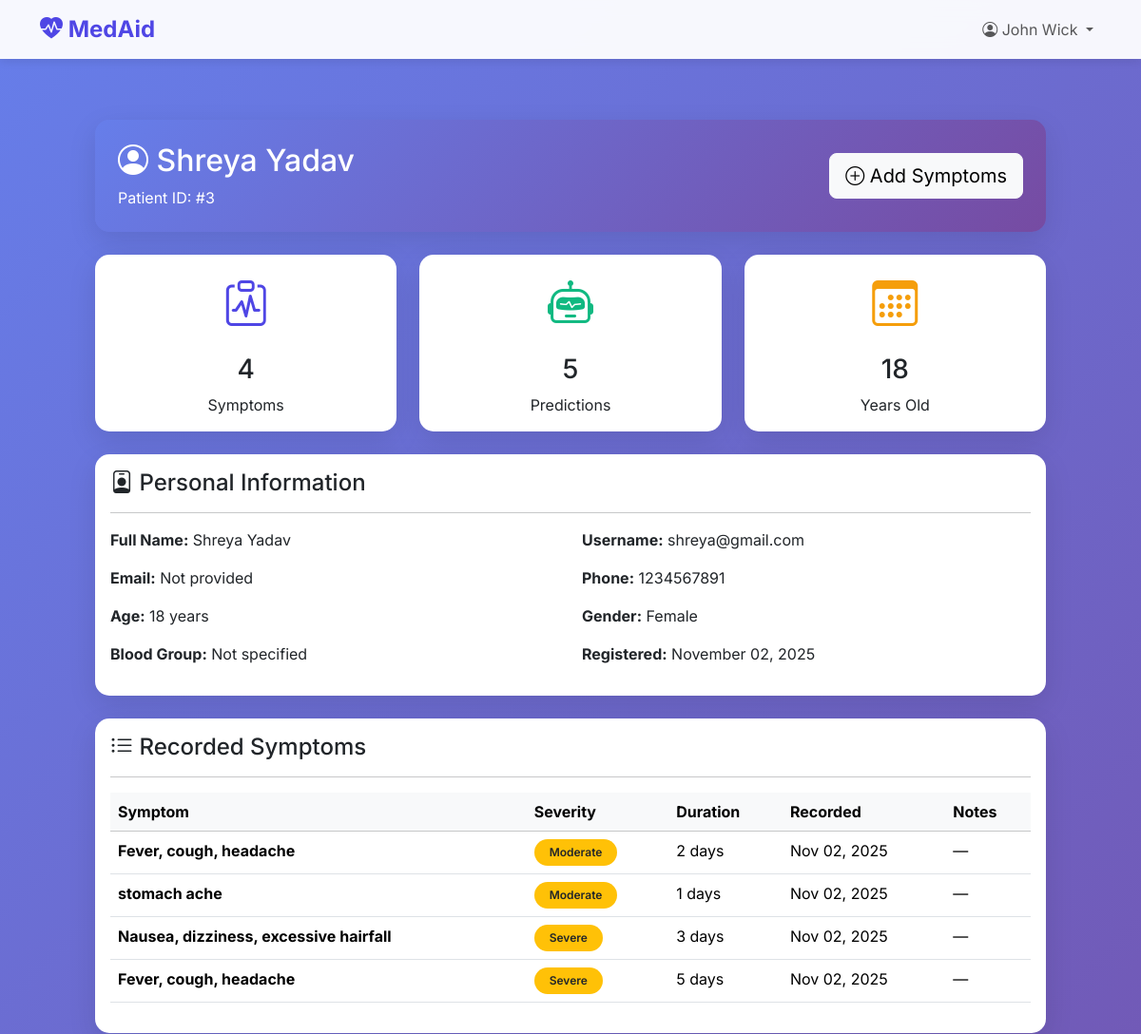
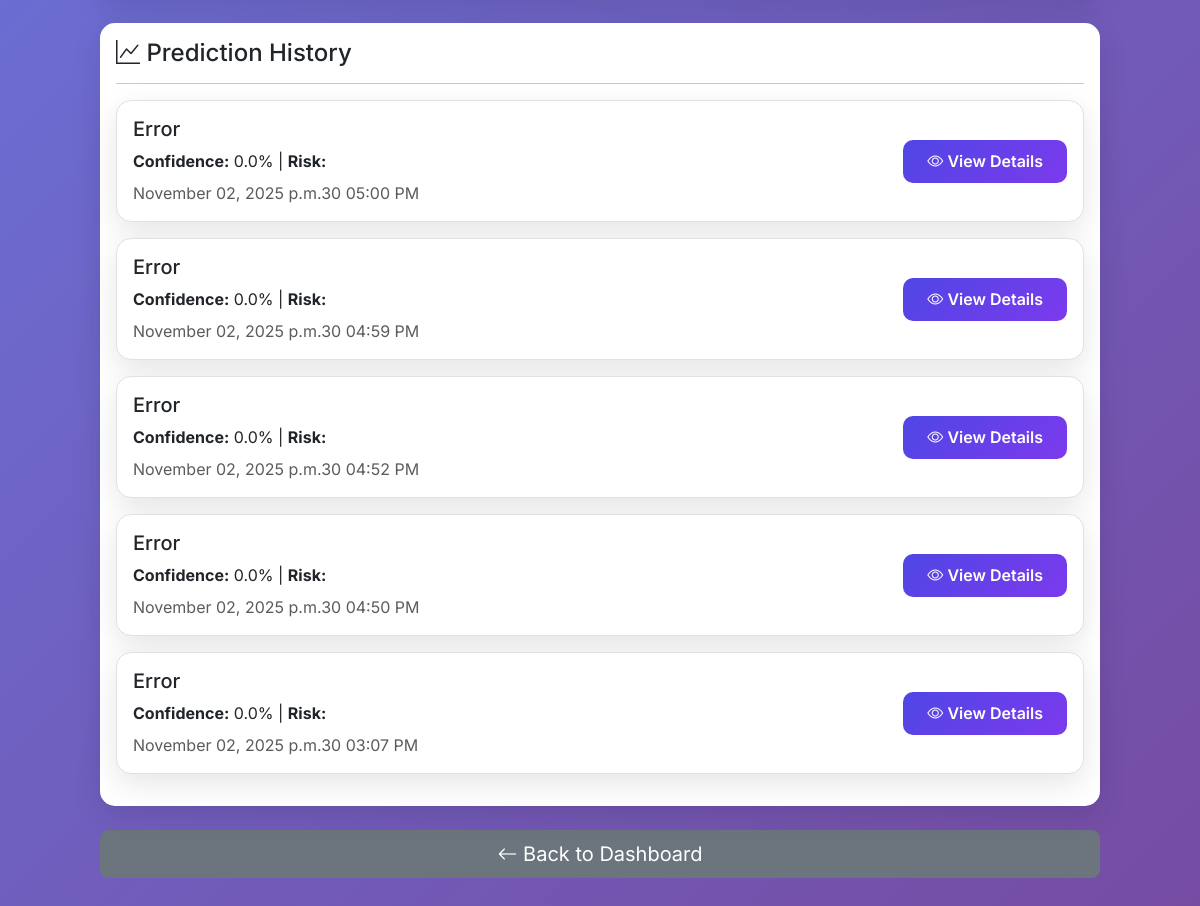
Page /patients/admin/patient/3/ (signed in) on the committed database (2 pictures, top to bottom).
### accounts/models.py (models this page shows, shortened)
class CustomUser(AbstractUser):
    USER_TYPE_CHOICES = (('admin', 'Admin'), ('patient', 'Patient'))
    user_type = models.CharField(max_length=10, choices=USER_TYPE_CHOICES)
    phone_number = models.CharField(max_length=15)
    age = models.IntegerField(null=True, blank=True)
    gender = models.CharField(max_length=10, default='other')
    date_of_birth = models.DateField(null=True, blank=True)

### patients/models.py (models this page shows, shortened)
class PatientProfile(models.Model):
    user = models.OneToOneField(settings.AUTH_USER_MODEL, on_delete=models.CASCADE, related_name='patientprofile')
    registered_by = models.ForeignKey(settings.AUTH_USER_MODEL, on_delete=models.SET_NULL, null=True, related_name='registered_patients')
    registration_date = models.DateTimeField(auto_now_add=True)
    medical_history = models.TextField(blank=True, help_text="Previous medical conditions")
    blood_group = models.CharField(max_length=5, blank=True)
    emergency_contact = models.CharField(max_length=15, blank=True)
    class Meta:
        verbose_name = 'Patient Profile'
        verbose_name_plural = 'Patient Profiles'

class SymptomRecord(models.Model):
    SEVERITY_CHOICES = [
        (1, 'Mild'),
        (2, 'Moderate'),
        (3, 'Severe'),
    ]
    patient = models.ForeignKey(settings.AUTH_USER_MODEL, on_delete=models.CASCADE, related_name='symptoms')
    symptom_name = models.CharField(max_length=200)
    severity = models.IntegerField(choices=SEVERITY_CHOICES, default=2)
    duration_days = models.IntegerField(help_text="How many days has this symptom persisted?")
    recorded_date = models.DateTimeField(auto_now_add=True)
    recorded_by = models.ForeignKey(settings.AUTH_USER_MODEL, on_delete=models.SET_NULL, null=True, related_name='recorded_symptoms')
    notes = models.TextField(blank=True)
    class Meta:
        ordering = ['-recorded_date']
        verbose_name = 'Symptom Record'
        verbose_name_plural = 'Symptom Records'

class DiseasePrediction(models.Model):
    RISK_LEVEL_CHOICES = [
        ('low', 'Low'),
        ('medium', 'Medium'),
        ('high', 'High'),
        ('critical', 'Critical'),
    ]
    patient = models.ForeignKey(settings.AUTH_USER_MODEL, on_delete=models.CASCADE, related_name='predictions')
    predicted_disease = models.CharField(max_length=200)
    confidence_score = models.FloatField(help_text="Confidence percentage (0-100)")
    risk_level = models.CharField(max_length=20, choices=RISK_LEVEL_CHOICES)
    symptoms_analyzed = models.JSONField(help_text="List of symptoms used for prediction")
    recommendations = models.TextField()
    further_diagnostics = models.TextField()
    specialist_referral = models.CharField(max_length=200, blank=True)
    prediction_date = models.DateTimeField(auto_now_add=True)
    ai_response = models.TextField(help_text="Full AI response in JSON format")
    predicted_by = models.ForeignKey(settings.AUTH_USER_MODEL, on_delete=models.SET_NULL, null=True, related_name='predictions_made')
    class Meta:
        ordering = ['-prediction_date']
        verbose_name = 'Disease Prediction'
        verbose_name_plural = 'Disease Predictions'

### patients/views.py (the view)
# urls.py: path('admin/patient/<int:patient_id>/', views.view_patient, name='view_patient'),
@login_required
def view_patient(request, patient_id):
    if request.user.user_type != 'admin':
        messages.error(request, 'Access denied. Admin only.')
        return redirect('patient_dashboard')
    patient = get_object_or_404(CustomUser, id=patient_id, user_type='patient')
    profile = get_object_or_404(PatientProfile, user=patient)
    symptoms = SymptomRecord.objects.filter(patient=patient)
    predictions = DiseasePrediction.objects.filter(patient=patient)
    return render(request, 'patients/view_patient.html', {
        'patient': patient,
        'profile': profile,
        'symptoms': symptoms,
        'predictions': predictions,
    })

### templates/patients/view_patient.html (shortened to what this page needs)
{% extends 'base.html' %}
{% block content %}
<div class="container">
    <div style="max-width: 1000px; margin: 2rem auto;">
        <div class="card mb-4" style="background: linear-gradient(135deg, #667eea 0%, #764ba2 100%); color: white;">
            <div class="card-body p-4">
                <div class="d-flex justify-content-between align-items-center">
                    <div>
                        <h2 class="mb-2">
                            <i class="bi bi-person-circle"></i> {{ patient.get_full_name }}
                        </h2>
                        <p class="mb-0">Patient ID: #{{ patient.id }}</p>
                    </div>
                    <div class="text-end">
                        <a href="{% url 'add_symptoms' patient.id %}" class="btn btn-light btn-lg">
                            <i class="bi bi-plus-circle"></i> Add Symptoms
                        </a>
                    </div>
                </div>
            </div>
        </div>
        <div class="row mb-4">
            <div class="col-md-4">
                <div class="card text-center">
                    <div class="card-body">
                        <i class="bi bi-clipboard-pulse" style="font-size: 3rem; color: #4f46e5;"></i>
                        <h3 class="mt-3">{{ symptoms.count }}</h3>
                        <p class="mb-0">Symptoms</p>
                    </div>
                </div>
            </div>
            <div class="col-md-4">
                <div class="card text-center">
                    <div class="card-body">
                        <i class="bi bi-robot" style="font-size: 3rem; color: #10b981;"></i>
                        <h3 class="mt-3">{{ predictions.count }}</h3>
                        <p class="mb-0">Predictions</p>
                    </div>
                </div>
            </div>
            <div class="col-md-4">
                <div class="card text-center">
                    <div class="card-body">
                        <i class="bi bi-calendar3" style="font-size: 3rem; color: #f59e0b;"></i>
                        <h3 class="mt-3">{{ patient.age }}</h3>
                        <p class="mb-0">Years Old</p>
                    </div>
                </div>
            </div>
        </div>
        <div class="card mb-4">
            <div class="card-body">
                <h4 class="mb-3"><i class="bi bi-person-badge"></i> Personal Information</h4>
                <hr>
                <div class="row">
                    <div class="col-md-6 mb-3">
                        <strong>Full Name:</strong> {{ patient.get_full_name }}
                    </div>
                    <div class="col-md-6 mb-3">
                        <strong>Username:</strong> {{ patient.username }}
                    </div>
                    <div class="col-md-6 mb-3">
                        <strong>Email:</strong> {{ patient.email|default:"Not provided" }}
                    </div>
                    <div class="col-md-6 mb-3">
                        <strong>Phone:</strong> {{ patient.phone_number }}
                    </div>
                    <div class="col-md-6 mb-3">
                        <strong>Age:</strong> {{ patient.age }} years
                    </div>
                    <div class="col-md-6 mb-3">
                        <strong>Gender:</strong> {{ patient.gender|title }}
                    </div>
                    <div class="col-md-6 mb-3">
                        <strong>Blood Group:</strong> {{ profile.blood_group|default:"Not specified" }}
                    </div>
                    <div class="col-md-6 mb-3">
                        <strong>Registered:</strong> {{ profile.registration_date|date:"F d, Y" }}
                    </div>
                </div>
            </div>
        </div>
        <div class="card mb-4">
            <div class="card-body">
                <h4 class="mb-3"><i class="bi bi-list-ul"></i> Recorded Symptoms</h4>
                <hr>
                {% if symptoms %}
                <div class="table-responsive">
                    <table class="table table-hover">
                        <thead class="table-light">
                            <tr>
                                <th>Symptom</th>
                                <th>Severity</th>
                                <th>Duration</th>
                                <th>Recorded</th>
                                <th>Notes</th>
                            </tr>
                        </thead>
                        <tbody>
                            {% for symptom in symptoms %}
                            <tr>
                                <td><strong>{{ symptom.symptom_name }}</strong></td>
                                <td>
                                    <span class="badge bg-warning text-dark">
                                        {{ symptom.get_severity_display }}
                                    </span>
                                </td>
                                <td>{{ symptom.duration_days }} days</td>
                                <td>{{ symptom.recorded_date|date:"M d, Y" }}</td>
                                <td>{{ symptom.notes|default:"—" }}</td>
                            </tr>
                            {% endfor %}
                        </tbody>
                    </table>
                </div>
                {% else %}
                <p class="text-muted text-center py-4">No symptoms recorded</p>
                {% endif %}
            </div>
        </div>
        <div class="card mb-4">
            <div class="card-body">
                <h4 class="mb-3"><i class="bi bi-graph-up"></i> Prediction History</h4>
                <hr>
                {% if predictions %}
                {% for pred in predictions %}
                <div class="card mb-3 border">
                    <div class="card-body">
                        <div class="row align-items-center">
                            <div class="col-md-8">
                                <h5>{{ pred.predicted_disease }}</h5>
                                <p class="mb-1">
                                    <strong>Confidence:</strong> {{ pred.confidence_score }}% |
                                    <strong>Risk:</strong>
                                    <span class="badge bg-{{ pred.risk_level }}">
                                    </span>
                                </p>
                                <p class="mb-0 text-muted">
                                    {{ pred.prediction_date|date:"F d, Y at h:i A" }}
                                </p>
                            </div>
                            <div class="col-md-4 text-end">
                                <a href="{% url 'view_prediction' pred.id %}" class="btn btn-primary">
                                    <i class="bi bi-eye"></i> View Details
                                </a>
                            </div>
                        </div>
                    </div>
                </div>
                {% endfor %}
                {% else %}
                <p class="text-muted text-center py-4">No predictions generated yet</p>
                {% endif %}
            </div>
        </div>
        <div class="d-grid">
            <a href="{% url 'admin_dashboard' %}" class="btn btn-secondary btn-lg">
                <i class="bi bi-arrow-left"></i> Back to Dashboard
            </a>
        </div>
    </div>
</div>
{% endblock %}

### templates/base.html (shortened to what this page needs)
<!DOCTYPE html>
<html lang="en">
<head>
    <link href="https://cdn.jsdelivr.net/npm/bootstrap@5.3.2/dist/css/bootstrap.min.css" rel="stylesheet">
    <link rel="stylesheet" href="https://cdn.jsdelivr.net/npm/bootstrap-icons@1.11.1/font/bootstrap-icons.css">
</head>
<body>
    <nav class="navbar navbar-expand-lg navbar-light">
        <div class="container">
            <a class="navbar-brand" href="{% url 'landing' %}">
                <i class="bi bi-heart-pulse-fill"></i> MedAid
            </a>
            <div class="collapse navbar-collapse" id="navbarNav">
                <ul class="navbar-nav ms-auto">
                    {% if user.is_authenticated %}
                        <li class="nav-item dropdown">
                            <a class="nav-link dropdown-toggle" href="#" role="button" data-bs-toggle="dropdown">
                                <i class="bi bi-person-circle"></i> {{ user.get_full_name|default:user.username }}
                            </a>
                        </li>
                    {% else %}
                        <li class="nav-item">
                            <a class="nav-link" href="{% url 'login' %}">
                                <i class="bi bi-box-arrow-in-right"></i> Login
                            </a>
                        </li>
                    {% endif %}
                </ul>
            </div>
        </div>
    </nav>
    <main class="main-content">
        {% block content %}{% endblock %}
    </main>
</body>
</html>

### templates/base.html (style rules this page uses)
* { margin: 0; padding: 0; box-sizing: border-box; }
body { font-family: 'Inter', sans-serif; background: linear-gradient(135deg, #667eea 0%, #764ba2 100%); min-height: 100vh; }
.navbar { background: rgba(255, 255, 255, 0.95) !important; backdrop-filter: blur(10px); box-shadow: 0 2px 10px rgba(0, 0, 0, 0.1); }
.navbar-brand { font-weight: 700; font-size: 1.5rem; color: #4f46e5 !important; }
.main-content { min-height: calc(100vh - 70px); padding: 2rem 0; }
.card { border: none; border-radius: 15px; box-shadow: 0 10px 30px rgba(0, 0, 0, 0.1); transition: transform 0.3s ease; }
.btn-primary { background: linear-gradient(135deg, #4f46e5, #7c3aed); border: none; border-radius: 10px; padding: 0.6rem 1.5rem; font-weight: 600; transition: all 0.3s ease; }
.badge { padding: 0.5rem 1rem; border-radius: 20px; font-weight: 600; }
.table { background: white; border-radius: 10px; }

### rows in the picture
CustomUser: get_full_name "John Wick"
CustomUser: get_full_name "Shreya Yadav", id "3", age "18", username "shreya@gmail.com", email "Not provided", phone_number "1234567891", gender "Female"
PatientProfile: blood_group "Not specified", registration_date "November 02, 2025"
SymptomRecord: symptom_name "Fever, cough, headache", severity "Moderate", duration_days "2", recorded_date "Nov 02, 2025", notes "—"
SymptomRecord: symptom_name "stomach ache", severity "Moderate", duration_days "1", recorded_date "Nov 02, 2025", notes "—"
SymptomRecord: symptom_name "Nausea, dizziness, excessive hairfall", severity "Severe", duration_days "3", recorded_date "Nov 02, 2025", notes "—"
SymptomRecord: symptom_name "Fever, cough, headache", severity "Severe", duration_days "5", recorded_date "Nov 02, 2025", notes "—"
DiseasePrediction: predicted_disease "Error", confidence_score "0.0", prediction_date "November 02, 2025 p.m.30 05:00 PM"
DiseasePrediction: predicted_disease "Error", confidence_score "0.0", prediction_date "November 02, 2025 p.m.30 04:59 PM"
DiseasePrediction: predicted_disease "Error", confidence_score "0.0", prediction_date "November 02, 2025 p.m.30 04:52 PM"
DiseasePrediction: predicted_disease "Error", confidence_score "0.0", prediction_date "November 02, 2025 p.m.30 04:50 PM"
DiseasePrediction: predicted_disease "Error", confidence_score "0.0", prediction_date "November 02, 2025 p.m.30 03:07 PM"

### other values in the picture
{{ symptoms.count }} "4"
{{ predictions.count }} "5"
